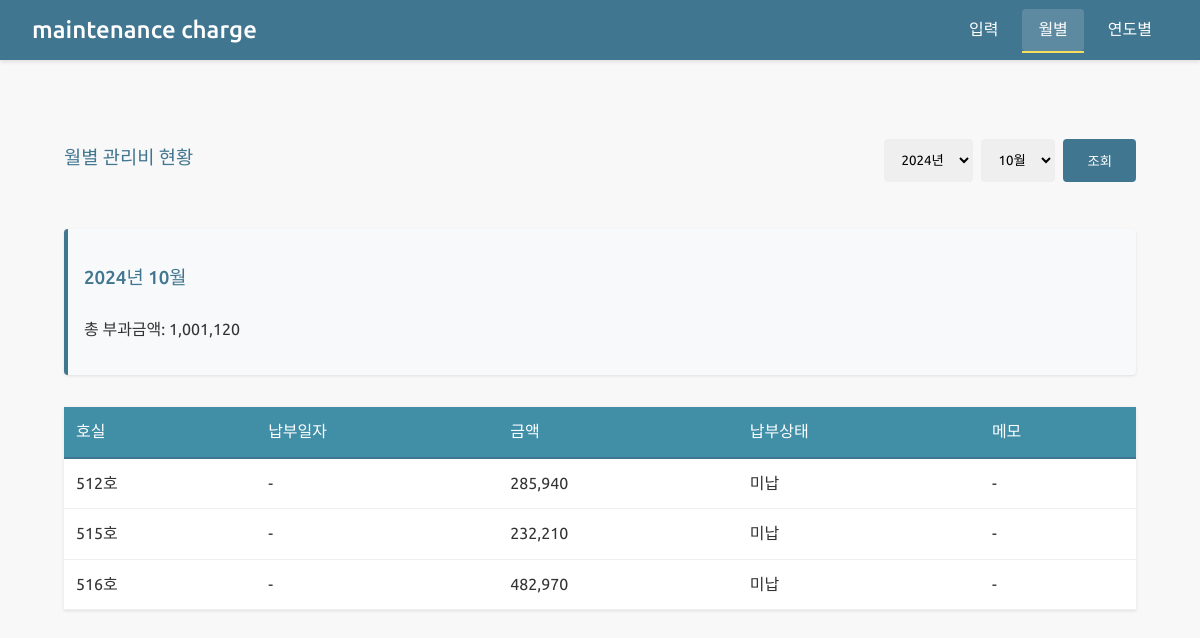
The page /maintenance/monthly/ on the database its author committed.
### maintenance/models.py (models this page shows, shortened)
class Maintenance(models.Model):
    room = models.ForeignKey(
        Room,
        on_delete=models.PROTECT,
        verbose_name='호실'
    )
    date = models.DateField(
        verbose_name='부과년월',
        help_text='년월을 선택해주세요 (예: 2024년 10월)'
    )
    charge = models.IntegerField(
        validators=[MinValueValidator(0, message='금액은 0 이상이어야 합니다.')],
        verbose_name='부과금액',
        help_text='0 이상의 금액을 입력해주세요.'
    )
    date_paid = models.DateField(
        null=True,
        blank=True,
        verbose_name='납부일자'
    )
    memo = models.TextField(
        blank=True,
        verbose_name='메모'
    )
    created_at = models.DateTimeField(auto_now_add=True)
    updated_at = models.DateTimeField(auto_now=True)
    class Meta:
        verbose_name = '관리비'
        verbose_name_plural = '관리비 목록'
        ordering = ['-date', 'room']

class Room(models.Model):
    number = models.IntegerField(
        validators=[MinValueValidator(1)],
        verbose_name='호실',
        unique=True,
    )
    contract_start_date = models.DateField(
        verbose_name='계약 시작일'
    )
    contract_end_date = models.DateField(
        verbose_name='계약 종료일',
        null=True,
        blank=True
    )
    is_active = models.BooleanField(
        default=True,
        verbose_name='계약 활성 상태'
    )
    created_at = models.DateTimeField(auto_now_add=True)
    updated_at = models.DateTimeField(auto_now=True)
    class Meta:
        verbose_name = '호실 정보'
        verbose_name_plural = '호실 목록'
        ordering = ['number']
    def __str__(self):
        return f"{self.number}호"

### maintenance/views.py (the view)
# urls.py: path('monthly/', views.MonthlyReportView.as_view(), name='monthly_report'),
class MonthlyReportView(ListView):
    model = Maintenance
    template_name = 'maintenance/monthly_report.html'
    context_object_name = 'maintenance_list'
    def get_queryset(self):
        year = self.request.GET.get('year', timezone.now().year)
        month = self.request.GET.get('month', timezone.now().month)
        return Maintenance.objects.filter(
            date__year=year,
            date__month=month
        ).order_by('room')
    def get_context_data(self, **kwargs):
        context = super().get_context_data(**kwargs)
        current_year = timezone.now().year
        year_range = range(current_year - 5, current_year + 6)
        selected_year = int(self.request.GET.get('year', current_year))
        selected_month = int(self.request.GET.get('month', timezone.now().month))
        months = [(i, f"{i}월") for i in range(1, 13)]
        queryset = self.get_queryset()
        context.update({
            'year_range': year_range,
            'months': months,
            'selected_year': selected_year,
            'selected_month': selected_month,
            'total_charge': queryset.aggregate(Sum('charge'))['charge__sum'] or 0
        })
        return context

### templates/maintenance/monthly_report.html (shortened to what this page needs)
{% extends "maintenance/base.html" %}
{% block content %}
{% load humanize %}
<div class="container mt-4">
    <div class="page-header">
        <div class="header-title">
            <h3>월별 관리비 현황</h3>
        </div>
        <form method="get" class="year-select-form">
            <select name="year" class="form-select me-2">
                {% for year in year_range %}
                    <option value="{{ year }}" {% if year == selected_year %}selected{% endif %}>
                        {{ year }}년
                    </option>
                {% endfor %}
            </select>
            <select name="month" class="form-select me-2">
                {% for month_num, month_name in months %}
                    <option value="{{ month_num }}" {% if month_num == selected_month %}selected{% endif %}>
                        {{ month_name }}
                    </option>
                {% endfor %}
            </select>
            <button type="submit" class="btn btn-primary">조회</button>
        </form>
    </div>
    <div class="summary mb-4">
        <h3>{{ selected_year }}년 {{ selected_month }}월</h3>
        <p class="mb-0">총 부과금액: <span class="text-end">{{ total_charge|intcomma }}</span></p>
    </div>
    <div class="table-responsive">
        <table class="table">
            <thead>
                <tr>
                    <th class="text-center">호실</th>
                    <th class="text-center">납부일자</th>
                    <th class="text-end">금액</th>
                    <th class="text-center">납부상태</th>
                    <th class="text-center">메모</th>
                </tr>
            </thead>
            <tbody>
                {% for item in maintenance_list %}
                <tr>
                    <td class="text-center">{{ item.room }}</td>
                    <td class="text-center">{{ item.date_paid|default:"-" }}</td>
                    <td class="text-end">{{ item.charge|intcomma }}</td>
                    <td class="text-center">{{ item.date_paid|yesno:"납부완료,미납" }}</td>
                    <td class="text-center">{{ item.memo|default:"-" }}</td>
                </tr>
                {% endfor %}
            </tbody>
        </table>
    </div>
</div>
{% endblock %}

### templates/maintenance/base.html (style rules this page uses)
:root { --primary-color: #417690; --secondary-color: #79aec8; --accent-color: #f5dd5d; --text-color: #333; --border-color: #eee; --nav-hover: rgba(255, 255, 255, 0.15); }
body { font-family: 'Ubuntu', sans-serif; line-height: 1.6; margin: 0; padding: 0; background: #f8f8f8; color: var(--text-color); }
.container { max-width: 1200px; margin: 0 auto; padding: 2rem; }
h3 { color: var(--primary-color); margin-bottom: 1.5rem; font-weight: 500; }
table { width: 100%; border-collapse: collapse; background: white; box-shadow: 0 1px 3px rgba(0,0,0,0.1); margin: 1rem 0; }
th { background: var(--secondary-color); color: white; padding: 12px; font-weight: 500; text-align: left; border-bottom: 2px solid var(--primary-color); }
td { padding: 12px; border-bottom: 1px solid var(--border-color); }
input, select, textarea { width: 100%; padding: 0.75rem; border: 1px solid var(--border-color); border-radius: 4px; font-family: 'Ubuntu', sans-serif; }
.btn { background: var(--primary-color); color: white; padding: 0.75rem 1.5rem; border: none; border-radius: 4px; cursor: pointer; font-weight: 500; transition: background 0.3s ease; }
.summary { background: white; padding: 1.5rem; border-radius: 4px; box-shadow: 0 1px 3px rgba(0,0,0,0.1); margin-bottom: 2rem; border-left: 4px solid var(--primary-color); }

### templates/maintenance/monthly_report.html (style rules this page uses)
.page-header { display: flex; justify-content: space-between; align-items: center; margin-bottom: 2rem; }
.year-select-form { display: flex; align-items: center; gap: 0.5rem; }
.form-select { width: auto; }
.table th { background-color: #418fa7; vertical-align: middle; }
.table td { vertical-align: middle; }
.summary { background-color: #f8f9fa; padding: 1rem; border-radius: 0.25rem; }

### rows shown on the page
Maintenance: room "512호", date_paid "-", charge "285,940", date_paid "미납", memo "-"
Maintenance: room "515호", date_paid "-", charge "232,210", date_paid "미납", memo "-"
Maintenance: room "516호", date_paid "-", charge "482,970", date_paid "미납", memo "-"

### other values the page prints
{{ selected_year }} "2024"
{{ selected_month }} "10"
{{ total_charge|intcomma }} "1,001,120"
form field year "2024년"
form field month "10월"
